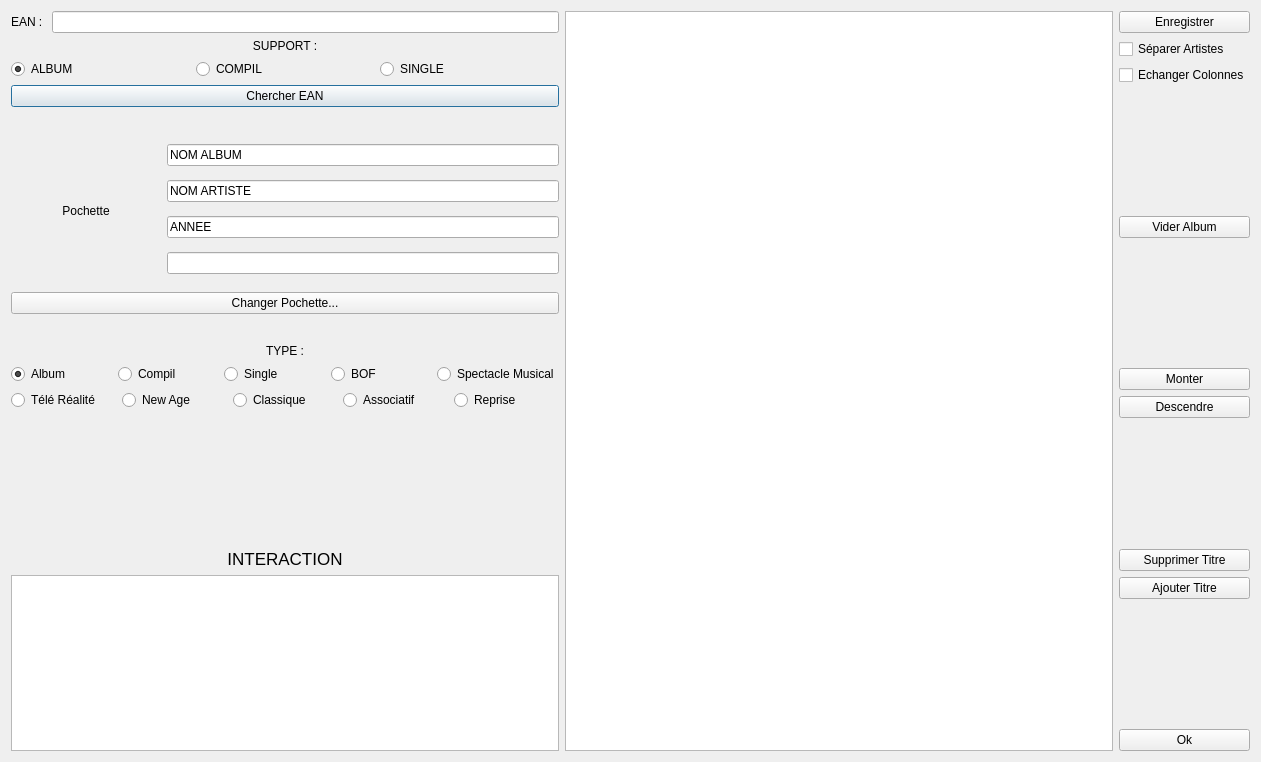
<?xml version="1.0" encoding="UTF-8"?>
<ui version="4.0">
 <class>DialogAjouterPhys</class>
 <widget class="QDialog" name="DialogAjouterPhys">
  <property name="geometry">
   <rect>
    <x>0</x>
    <y>0</y>
    <width>1261</width>
    <height>762</height>
   </rect>
  </property>
  <property name="windowTitle">
   <string>Ajout d'un album physique</string>
  </property>
  <layout class="QHBoxLayout" name="horizontalLayout_4">
   <item>
    <layout class="QVBoxLayout" name="InfosAlbum">
     <item>
      <layout class="QHBoxLayout" name="horizontalLayout">
       <item>
        <widget class="QLabel" name="label">
         <property name="text">
          <string>EAN : </string>
         </property>
        </widget>
       </item>
       <item>
        <widget class="QLineEdit" name="EAN">
         <property name="inputMask">
          <string/>
         </property>
        </widget>
       </item>
      </layout>
     </item>
     <item>
      <widget class="QLabel" name="label_4">
       <property name="text">
        <string>SUPPORT :</string>
       </property>
       <property name="alignment">
        <set>Qt::AlignCenter</set>
       </property>
      </widget>
     </item>
     <item>
      <layout class="QHBoxLayout" name="horizontalLayout_2">
       <item>
        <widget class="QRadioButton" name="Album">
         <property name="text">
          <string>ALBUM</string>
         </property>
         <property name="checked">
          <bool>true</bool>
         </property>
         <attribute name="buttonGroup">
          <string notr="true">buttonGroup</string>
         </attribute>
        </widget>
       </item>
       <item>
        <widget class="QRadioButton" name="Compil">
         <property name="text">
          <string>COMPIL</string>
         </property>
         <attribute name="buttonGroup">
          <string notr="true">buttonGroup</string>
         </attribute>
        </widget>
       </item>
       <item>
        <widget class="QRadioButton" name="Single">
         <property name="text">
          <string>SINGLE</string>
         </property>
         <attribute name="buttonGroup">
          <string notr="true">buttonGroup</string>
         </attribute>
        </widget>
       </item>
      </layout>
     </item>
     <item>
      <widget class="QPushButton" name="ChercherEAN">
       <property name="text">
        <string>Chercher EAN</string>
       </property>
      </widget>
     </item>
     <item>
      <spacer name="verticalSpacer">
       <property name="orientation">
        <enum>Qt::Vertical</enum>
       </property>
       <property name="sizeHint" stdset="0">
        <size>
         <width>20</width>
         <height>40</height>
        </size>
       </property>
      </spacer>
     </item>
     <item>
      <layout class="QHBoxLayout" name="horizontalLayout_3">
       <item>
        <widget class="QLabel" name="Pochette">
         <property name="minimumSize">
          <size>
           <width>150</width>
           <height>150</height>
          </size>
         </property>
         <property name="text">
          <string>Pochette</string>
         </property>
         <property name="alignment">
          <set>Qt::AlignCenter</set>
         </property>
        </widget>
       </item>
       <item>
        <layout class="QVBoxLayout" name="verticalLayout">
         <item>
          <widget class="QLineEdit" name="Nom_Album">
           <property name="text">
            <string>NOM ALBUM</string>
           </property>
          </widget>
         </item>
         <item>
          <widget class="QLineEdit" name="Nom_Artiste">
           <property name="text">
            <string>NOM ARTISTE</string>
           </property>
          </widget>
         </item>
         <item>
          <widget class="QLineEdit" name="Annee">
           <property name="text">
            <string>ANNEE</string>
           </property>
          </widget>
         </item>
         <item>
          <widget class="QLineEdit" name="Commentaires">
           <property name="text">
            <string/>
           </property>
          </widget>
         </item>
        </layout>
       </item>
      </layout>
     </item>
     <item>
      <widget class="QPushButton" name="pushButton">
       <property name="text">
        <string>Changer Pochette...</string>
       </property>
      </widget>
     </item>
     <item>
      <spacer name="verticalSpacer_7">
       <property name="orientation">
        <enum>Qt::Vertical</enum>
       </property>
       <property name="sizeHint" stdset="0">
        <size>
         <width>20</width>
         <height>40</height>
        </size>
       </property>
      </spacer>
     </item>
     <item>
      <widget class="QLabel" name="label_3">
       <property name="text">
        <string>TYPE :</string>
       </property>
       <property name="alignment">
        <set>Qt::AlignCenter</set>
       </property>
      </widget>
     </item>
     <item>
      <layout class="QHBoxLayout" name="horizontalLayout_5">
       <item>
        <widget class="QRadioButton" name="radioButton_5">
         <property name="text">
          <string>Album</string>
         </property>
         <property name="checked">
          <bool>true</bool>
         </property>
         <attribute name="buttonGroup">
          <string notr="true">buttonGroup_2</string>
         </attribute>
        </widget>
       </item>
       <item>
        <widget class="QRadioButton" name="radioButton">
         <property name="text">
          <string>Compil</string>
         </property>
         <attribute name="buttonGroup">
          <string notr="true">buttonGroup_2</string>
         </attribute>
        </widget>
       </item>
       <item>
        <widget class="QRadioButton" name="radioButton_4">
         <property name="text">
          <string>Single</string>
         </property>
         <attribute name="buttonGroup">
          <string notr="true">buttonGroup_2</string>
         </attribute>
        </widget>
       </item>
       <item>
        <widget class="QRadioButton" name="radioButton_3">
         <property name="text">
          <string>BOF</string>
         </property>
         <attribute name="buttonGroup">
          <string notr="true">buttonGroup_2</string>
         </attribute>
        </widget>
       </item>
       <item>
        <widget class="QRadioButton" name="radioButton_2">
         <property name="text">
          <string>Spectacle Musical</string>
         </property>
         <attribute name="buttonGroup">
          <string notr="true">buttonGroup_2</string>
         </attribute>
        </widget>
       </item>
      </layout>
     </item>
     <item>
      <layout class="QHBoxLayout" name="horizontalLayout_6">
       <item>
        <widget class="QRadioButton" name="radioButton_6">
         <property name="text">
          <string>Télé Réalité</string>
         </property>
         <attribute name="buttonGroup">
          <string notr="true">buttonGroup_2</string>
         </attribute>
        </widget>
       </item>
       <item>
        <widget class="QRadioButton" name="radioButton_7">
         <property name="text">
          <string>New Age</string>
         </property>
         <attribute name="buttonGroup">
          <string notr="true">buttonGroup_2</string>
         </attribute>
        </widget>
       </item>
       <item>
        <widget class="QRadioButton" name="radioButton_8">
         <property name="text">
          <string>Classique</string>
         </property>
         <attribute name="buttonGroup">
          <string notr="true">buttonGroup_2</string>
         </attribute>
        </widget>
       </item>
       <item>
        <widget class="QRadioButton" name="radioButton_9">
         <property name="text">
          <string>Associatif</string>
         </property>
         <attribute name="buttonGroup">
          <string notr="true">buttonGroup_2</string>
         </attribute>
        </widget>
       </item>
       <item>
        <widget class="QRadioButton" name="radioButton_10">
         <property name="text">
          <string>Reprise</string>
         </property>
         <attribute name="buttonGroup">
          <string notr="true">buttonGroup_2</string>
         </attribute>
        </widget>
       </item>
      </layout>
     </item>
     <item>
      <spacer name="verticalSpacer_2">
       <property name="orientation">
        <enum>Qt::Vertical</enum>
       </property>
       <property name="sizeHint" stdset="0">
        <size>
         <width>20</width>
         <height>150</height>
        </size>
       </property>
      </spacer>
     </item>
     <item>
      <widget class="QLabel" name="label_2">
       <property name="font">
        <font>
         <pointsize>13</pointsize>
        </font>
       </property>
       <property name="text">
        <string>INTERACTION</string>
       </property>
       <property name="alignment">
        <set>Qt::AlignCenter</set>
       </property>
      </widget>
     </item>
     <item>
      <widget class="QTextBrowser" name="Interaction"/>
     </item>
    </layout>
   </item>
   <item>
    <widget class="QTableView" name="tableView">
     <property name="dragDropMode">
      <enum>QAbstractItemView::InternalMove</enum>
     </property>
     <property name="defaultDropAction">
      <enum>Qt::MoveAction</enum>
     </property>
     <property name="selectionBehavior">
      <enum>QAbstractItemView::SelectRows</enum>
     </property>
     <attribute name="horizontalHeaderStretchLastSection">
      <bool>true</bool>
     </attribute>
     <attribute name="verticalHeaderVisible">
      <bool>false</bool>
     </attribute>
    </widget>
   </item>
   <item>
    <layout class="QVBoxLayout" name="verticalLayout_2">
     <item>
      <widget class="QPushButton" name="Enregistrer">
       <property name="text">
        <string>Enregistrer</string>
       </property>
      </widget>
     </item>
     <item>
      <widget class="QCheckBox" name="findArtists">
       <property name="text">
        <string>Séparer Artistes</string>
       </property>
      </widget>
     </item>
     <item>
      <widget class="QCheckBox" name="swapColumns">
       <property name="text">
        <string>Echanger Colonnes</string>
       </property>
      </widget>
     </item>
     <item>
      <spacer name="verticalSpacer_5">
       <property name="orientation">
        <enum>Qt::Vertical</enum>
       </property>
       <property name="sizeHint" stdset="0">
        <size>
         <width>20</width>
         <height>40</height>
        </size>
       </property>
      </spacer>
     </item>
     <item>
      <widget class="QPushButton" name="ViderAlbum">
       <property name="text">
        <string>Vider Album</string>
       </property>
      </widget>
     </item>
     <item>
      <spacer name="verticalSpacer_4">
       <property name="orientation">
        <enum>Qt::Vertical</enum>
       </property>
       <property name="sizeHint" stdset="0">
        <size>
         <width>20</width>
         <height>40</height>
        </size>
       </property>
      </spacer>
     </item>
     <item>
      <widget class="QPushButton" name="buttonUp">
       <property name="text">
        <string>Monter</string>
       </property>
      </widget>
     </item>
     <item>
      <widget class="QPushButton" name="buttonDown">
       <property name="text">
        <string>Descendre</string>
       </property>
      </widget>
     </item>
     <item>
      <spacer name="verticalSpacer_6">
       <property name="orientation">
        <enum>Qt::Vertical</enum>
       </property>
       <property name="sizeHint" stdset="0">
        <size>
         <width>20</width>
         <height>40</height>
        </size>
       </property>
      </spacer>
     </item>
     <item>
      <widget class="QPushButton" name="Supprimer_Titre">
       <property name="text">
        <string>Supprimer Titre</string>
       </property>
       <property name="shortcut">
        <string>Del</string>
       </property>
      </widget>
     </item>
     <item>
      <widget class="QPushButton" name="Ajouter_Titre">
       <property name="text">
        <string>Ajouter Titre</string>
       </property>
      </widget>
     </item>
     <item>
      <spacer name="verticalSpacer_3">
       <property name="orientation">
        <enum>Qt::Vertical</enum>
       </property>
       <property name="sizeHint" stdset="0">
        <size>
         <width>20</width>
         <height>40</height>
        </size>
       </property>
      </spacer>
     </item>
     <item>
      <widget class="QPushButton" name="Ok">
       <property name="text">
        <string>Ok</string>
       </property>
      </widget>
     </item>
    </layout>
   </item>
  </layout>
 </widget>
 <resources/>
 <connections/>
 <buttongroups>
  <buttongroup name="buttonGroup"/>
  <buttongroup name="buttonGroup_2"/>
 </buttongroups>
</ui>
